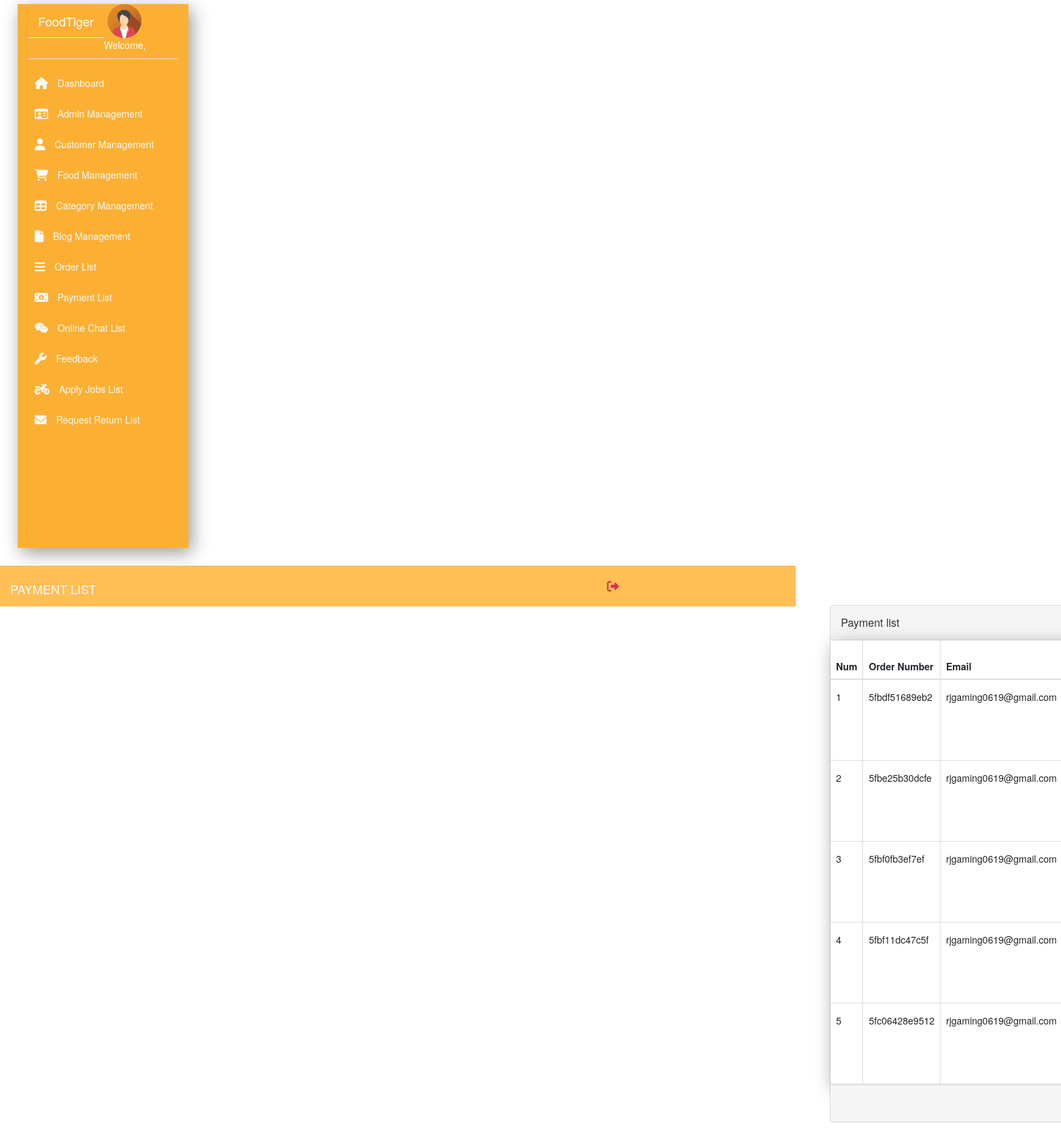
The page /Superadmin/viewPayhistory.php on the database its author committed.
### tables this page shows
CREATE TABLE `payment` (
  `id` int(11) NOT NULL,
  `order_id` varchar(255) NOT NULL,
  `email` varchar(255) NOT NULL,
  `Name` varchar(255) NOT NULL,
  `PhoneNo` varchar(255) NOT NULL,
  `Address` varchar(255) NOT NULL,
  `price` int(255) NOT NULL,
  `time_date` timestamp NOT NULL DEFAULT current_timestamp(),
  `payment_way` varchar(255) NOT NULL,
  `status` varchar(255) NOT NULL,
  `receive` varchar(255) NOT NULL
);

### Superadmin/viewPayhistory.php (the view, shortened to what this page needs)
<!DOCTYPE html>
<html>
  <head>
    <link href="//maxcdn.bootstrapcdn.com/bootstrap/4.1.1/css/bootstrap.min.css" rel="stylesheet" id="bootstrap-css">
    <link href="https://cdnjs.cloudflare.com/ajax/libs/font-awesome/4.4.0/css/font-awesome.min.css" rel='stylesheet' type='text/css'>
    <link href="../css/table.css" rel='stylesheet' type='text/css'>
  </head>
  <body>
    <?php
      require "nav/nav.php";
      $results_per_page = 6;
      if (!isset($_GET['page'])) {
        $page = 1;
      } else {
        $page = $_GET['page'];
      }
      $this_page_first_result = ($page-1)*$results_per_page;
      $sql='SELECT * FROM payment LIMIT ' . $this_page_first_result . ',' .  $results_per_page;
      $result = mysqli_query($conn, $sql);
    ?>
		<div class="col-lg-9 col-xl-10 col-md-8 ml-auto fixed-top py-2 top-navbar" style="background-color: #ffbf55;">
      <div class="row align-items-center">
        <div class="col-md-9">
          <h4 class="text-light text-uppercase mb-0">Payment List</h4>
        </div>
        <div class="col-md-3">
          <ul class="navbar-nav">
            <li class="nav-item ml-md-auto ">
              <a href="adminlognout.php" class="nav-link" onclick="return confirm('Are you sure?')"><i class="fa fa-sign-out text-danger fa-lg"></i></a>
            </li>
          </ul>
        </div>
      </div>
    </div>
    <div class="container" style="margin-top:5%;margin-left:30%;">
      <div class="row">
        <div class="col-md-12 col-md-offset-1">
          <div class="panel panel-default panel-table">
            <div class="panel-heading">
              <div class="row">
                <div class="col col-xs-6">
                  <h3 class="panel-title">Payment list</h3>
                </div>
                <div class="col col-xs-6 text-right"></div>
              </div>
            </div>
            <div class="panel-body">
              <table class="table table-bordered table-list" style="box-shadow: 5px 7px 25px #999;">
                <thead>
                  <tr>
                    <th>Num</th>
                    <th>Order Number</th>
                    <th>Email</th>
                  </tr>
                </thead>
                <tbody>
                  <tr>
                    <?php
                      if ($result->num_rows > 0) {
                        while($row = $result->fetch_assoc()) {
                    ?>
                    <td><?php echo $row['id'];?></td>
                    <td><?php echo $row['order_id'];?></td>
                    <td><?php echo $row['email'];?></td>
                  </tr>
                  <?php
                      }
                    }
                    else {
                      echo "<tr><td class='text-center' colspan='7' >No payment yet </td></tr>";
                    }
                  ?>
                </tbody>
              </table>
            </div>
            <div class="panel-footer">
              <div class="row">
                <div class="col col-xs-4"></div>
                <div class="col col-xs-8">
                </div>
              </div>
            </div>
          </div>
        </div>
      </div>
    </div>
  </body>
</html>

### css/table.css (style rules this page uses)
.panel-table .panel-body { padding:0; }
.panel-table .panel-body .table-bordered { border-style: none; margin:0; }
.panel-table .panel-body .table-bordered > thead > tr > th:first-of-type { text-align:center; width: 100px; }
.panel-table .panel-body .table-bordered > thead > tr > th:first-of-type, .panel-table .panel-body .table-bordered > tbody > tr > td:first-of-type { border-left: 0px; }
.panel-table .panel-body .table-bordered > tbody > tr:first-of-type > td { border-bottom: 0px; }
.panel-table .panel-body .table-bordered > thead > tr:first-of-type > th { border-top: 0px; }
.panel-table .panel-footer .col { line-height: 34px; height: 34px; }
.panel-table .panel-heading .col h3 { line-height: 30px; height: 30px; }
.panel-table .panel-body .table-bordered > tbody > tr > td { line-height: 34px; }

### css/admin.css (style rules this page uses)
body { font-weight: 300; font-size: 18px; }

### rows shown on the page
payment: id "1", order "5fbdf51689eb2", email "rjgaming0619@gmail.com"
payment: id "2", order "5fbe25b30dcfe", email "rjgaming0619@gmail.com"
payment: id "3", order "5fbf0fb3ef7ef", email "rjgaming0619@gmail.com"
payment: id "4", order "5fbf11dc47c5f", email "rjgaming0619@gmail.com"
payment: id "5", order "5fc06428e9512", email "rjgaming0619@gmail.com"
